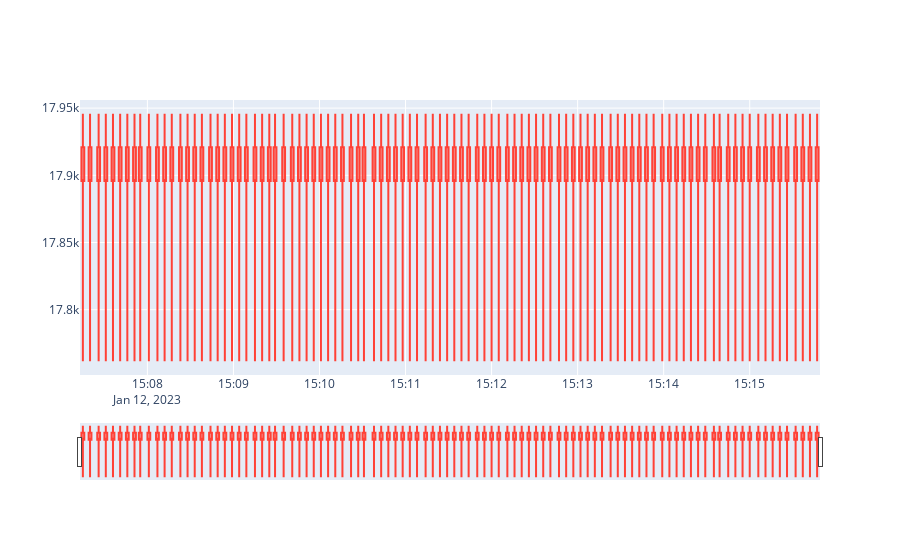

Notebook source saved alongside this figure:
### Code cell
fig = go.Figure(data=[go.Candlestick(x=df_1['Date'],
                open=df_1['open'],
                high=df_1['high'],
                low=df_1['low'],
                close=df_1['close'])])

fig.show()
